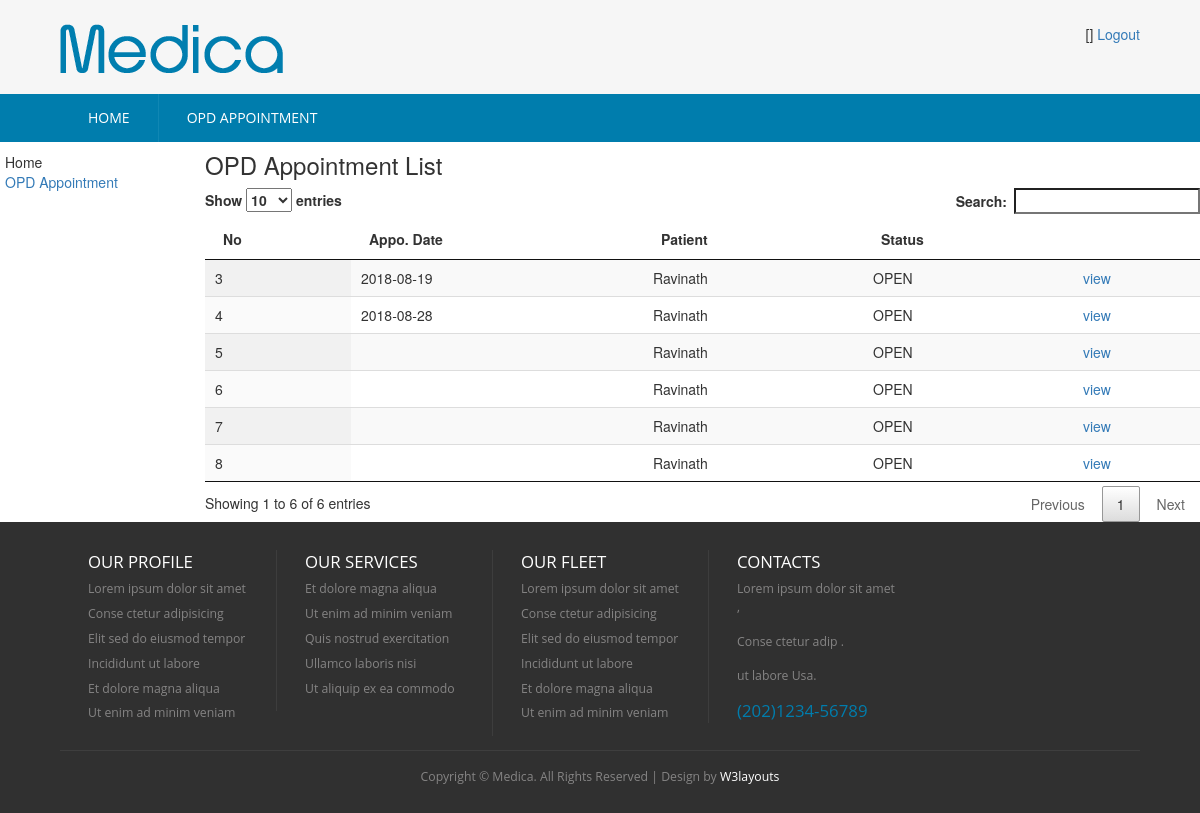
Page /index.php/opd_controller/getOPDAppointment on the committed database.
### tables this page shows
CREATE TABLE `hms_opd_appointment` (
  `id` int(5) NOT NULL AUTO_INCREMENT,
  `patient_id` int(5) DEFAULT NULL,
  `appointment_date` varchar(30) DEFAULT NULL,
  `status_code` varchar(20) DEFAULT NULL,
  `created_date` timestamp NOT NULL DEFAULT current_timestamp() ON UPDATE current_timestamp(),
  `created_user` int(5) DEFAULT NULL,
  `updated_user` int(5) DEFAULT NULL,
  `fee` int(5) DEFAULT NULL,
  PRIMARY KEY (`id`)
);

CREATE TABLE `hms_patient` (
  `id` int(5) NOT NULL AUTO_INCREMENT,
  `first_name` varchar(100) DEFAULT NULL,
  `last_name` varchar(100) DEFAULT NULL,
  `telephone` varchar(20) DEFAULT NULL,
  `dob` varchar(25) DEFAULT NULL,
  `email` varchar(50) DEFAULT NULL,
  `pword` text DEFAULT NULL,
  `status_code` varchar(20) DEFAULT 'ACTIVE',
  `user_role` varchar(20) DEFAULT 'PATIENT',
  `created_date` timestamp NULL DEFAULT current_timestamp(),
  PRIMARY KEY (`id`)
);

### application/controllers/OPD_Controller.php (called while the page is built, shortened)
<?php
class OPD_Controller extends CI_Controller {
    public function getOPDAppointment() {
        $this->load->model(array('OPDAppointment'));
        $oPDAppointment = new OPDAppointment();
        $oPDAppointmentList = $oPDAppointment->getOPDAppointmentList();
        $data['oPDAppointmentList'] = $oPDAppointmentList;
        $this->load->view('opd/opd_appointment_list', $data);
    }
}

### index.php (called while the page is built, shortened)
<?php
require_once BASEPATH.'core/CodeIgniter.php';

### application/models/OPDAppointment.php (called while the page is built, shortened)
<?php
class OPDAppointment extends MY_Model {
    public function getOPDAppointmentList() {
        $this->db->select('hms_opd_appointment.*,hms_patient.first_name');
        $this->db->from('hms_opd_appointment');
        $this->db->join('hms_patient','hms_patient.id = hms_opd_appointment.patient_id');
        $this->db->order_by('hms_opd_appointment.id', 'desc');
        $query = $this->db->get();
        if ($query->num_rows() > 0) {
            return $query->result();
        } else {
            return FALSE;
        }
    }
}

### application/views/opd/opd_appointment_list.php (the view, shortened to what this page needs)
<!DOCTYPE HTML>
<html>
    <head>
        <link href="<?php echo base_url('css/style.css'); ?>" rel="stylesheet" type="text/css"  media="all" />
        <link href="<?php echo base_url('css/bootstrap.css'); ?>" rel="stylesheet" type="text/css"/>
        <link rel="stylesheet" href="<?php echo base_url('css/responsiveslides.css') ?>">
    </head>
    <body>
        <div class="header">
            <div class="main-header">
                <div class="wrap">
                    <?php $this->load->view('opd/_head_opd'); ?>
                </div>
            </div>
            <div class="top-nav">
                <div class="wrap">
                    <ul>
                        <?php $this->load->view('opd/_menu_opd'); ?>
                    </ul>
                </div>
            </div>
        </div>
        <div class="content">
            <div class="row">
                <div class="col-md-2">
                    <?php $this->load->view('opd/_tree_opd'); ?>
                </div>
                <div class="col-md-10">
                    <h3>OPD Appointment List</h3>
                    <table id="example" class="display" cellspacing="0" width="100%">
                        <thead>
                            <tr>
                                <th>No</th>
                                <th>Appo. Date</th>
                                <th>Patient</th>
                                <th>Status</th>
                                <th></th>
                            </tr>
                        </thead>
                        <tbody>
                            <?php
                            foreach ($oPDAppointmentList as $value) {
                                ?>
                                <tr>
                                    <td><?= $value->id ?></td>
                                    <td><?= $value->appointment_date ?></td>
                                    <td><?= $value->first_name ?></td>
                                    <td><?= $value->status_code ?></td>
                                    <td><a href="<?= base_url('OPD_Controller/getOPDAppointmentDetail/'.$value->id) ?>">view</a></td>
                                </tr>
                                <?php
                            }
                            ?>
                        </tbody>
                    </table>
                    <link href="<?= base_url('css/jquery.dataTables.min.css') ?>" rel="stylesheet" type="text/css"/>
                </div>
            </div>
        </div>
        <div class="footer">
            <div class="wrap">
                <div class="footer-grids">
                    <div class="footer-grid">
                        <h3>OUR Profile</h3>
                        <ul>
                            <li><a href="#">Lorem ipsum dolor sit amet</a></li>
                            <li><a href="#">Conse ctetur adipisicing</a></li>
                            <li><a href="#">Elit sed do eiusmod tempor</a></li>
                            <li><a href="#">Incididunt ut labore</a></li>
                            <li><a href="#">Et dolore magna aliqua</a></li>
                            <li><a href="#">Ut enim ad minim veniam</a></li>
                        </ul>
                    </div>
                    <div class="footer-grid">
                        <h3>Our Services</h3>
                        <ul>
                            <li><a href="#">Et dolore magna aliqua</a></li>
                            <li><a href="#">Ut enim ad minim veniam</a></li>
                            <li><a href="#">Quis nostrud exercitation</a></li>
                            <li><a href="#">Ullamco laboris nisi</a></li>
                            <li><a href="#">Ut aliquip ex ea commodo</a></li>
                        </ul>
                    </div>
                    <div class="footer-grid">
                        <h3>OUR FLEET</h3>
                        <ul>
                            <li><a href="#">Lorem ipsum dolor sit amet</a></li>
                            <li><a href="#">Conse ctetur adipisicing</a></li>
                            <li><a href="#">Elit sed do eiusmod tempor</a></li>
                            <li><a href="#">Incididunt ut labore</a></li>
                            <li><a href="#">Et dolore magna aliqua</a></li>
                            <li><a href="#">Ut enim ad minim veniam</a></li>
                        </ul>
                    </div>
                    <div class="footer-grid">
                        <h3>CONTACTS</h3>
                        <p>Lorem ipsum dolor sit amet ,</p>
                        <p>Conse ctetur adip .</p>
                        <p>ut labore Usa.</p>
                        <span>(202)1234-56789</span>
                    </div>
                </div>
                <div class="copy-tight">
                    <p>Copyright &copy; Medica. All Rights Reserved | Design by <a href="http://w3layouts.com/">W3layouts</a></p>
                </div>
            </div>
        </div>
    </body>
</html>

### application/views/opd/_head_opd.php (shortened to what this page needs)
<div class="logo">
    <a href="#"><img src="<?php echo base_url('images/logo.png');?>" title="logo" /></a>
</div>
<div class="social-links">
    <ul>
        <li>[<?php echo $this->session->userdata('userbean')->user_role ?>]</li>
        <li><a href="<?php echo base_url('User_Controller/logout');?>">Logout</a></li>
    </ul>
</div>

### application/views/opd/_menu_opd.php
<li><a href="<?php echo base_url('User_Controller/loadHome');?>">Home</a></li>
<li><a href="<?php echo base_url('Patient_Controller/');?>">OPD Appointment</a></li>

### application/views/opd/_tree_opd.php
<ul style="padding-left: 5px">
    <li> Home</li>
    <li> <a href="<?php echo base_url('OPD_Controller/getOPDAppointment'); ?>"> OPD Appointment </a></li>
</ul>

### css/style.css (style rules this page uses)
html,body,div,span,applet,object,iframe,h1,h2,h3,h4,h5,h6,p,blockquote,pre,a,abbr,acronym,address,big,cite,code,del,dfn,em,img,ins,kbd,q,s,samp,small,strike,strong,sub,sup,tt,var,b,u,i,dl,dt,dd,ol,nav ul,nav li,fieldset,form,label,legend,table,caption,tbody,tfoot,thead,tr,th,td,article,aside,canvas,details,embed,figure,figcaption,footer,header,hgroup,menu,nav,output,ruby,section,summary,time,mark,audio,video { margin:0;padding:0;border:0;font-size:100%;font:inherit;vertical-align:baseline; }
ol,ul { list-style:none;margin:0px;padding:0px; }
table { border-collapse:collapse;border-spacing:0; }
a { text-decoration:none; }
img { max-width:100%; }
body { background: #F6F6F6; }
.wrap { width:80%; margin:0 auto; }
.main-header { padding: 1.7em 0 1.5em 0; background: #F6F6F6; }
.logo { float:left; }
.logo img { display:block; }
.social-links { float:right; }
.social-links ul li { display:inline-block; }
.top-nav { background:#007DAD; }
.top-nav ul li { display:inline-block; float: left; border-left: 1px ridge #1087B4; }
.top-nav ul li:nth-child(1) { border:none; }
.top-nav li a { font-size: 1em; font-family: 'Open Sans', sans-serif; color: #FFF; background: #007DAD; text-transform: uppercase; padding: 1em 2em; display: block; transition: 0.5s ease; -o-transition: 0.5s ease; -webkit-transition: 0.5s ease; }
.footer { padding: 2em 0 1em 0; background:#303030; }
.footer-grid { float: left; width: 20%; border-left: 1px solid rgba(153, 153, 153, 0.13); padding: 0px 28px; }
.footer-grid:first-child { border:none; }
.footer-grid ul li a,.footer-grid p { color: #858484; font-size: 0.875em; font-family: 'Open Sans', sans-serif; transition: 0.5s ease; -o-transition: 0.5s ease; -webkit-transition: 0.5s ease; padding: 0.3em 0; display: block; }
.footer-grid span { font-size:1.2em; font-family: 'Open Sans', sans-serif; color:#007DAD; }
.footer-grid h3 { font-family: 'Open Sans', sans-serif; color:#FFF; font-size:1.2em; text-transform: uppercase; margin: 0.2em 0 0.3em 0; }
.copy-tight { text-align: center; padding: 1em 0 0 0; border-top: 1px solid rgba(153, 153, 153, 0.13); margin-top: 1em; }
.copy-tight p { color: #858484; font-size: 0.875em; font-family: 'Open Sans', sans-serif; padding: 0.3em 0; display: block; }
.copy-tight p a { color:#FFF; transition: 0.5s ease; -o-transition: 0.5s ease; -webkit-transition: 0.5s ease; }
@media (max-width: 1366px) { .wrap { width:90%; } }

### rows in the picture
hms_opd_appointment: id "8", hms_patient.first_name "Ravinath", status_code "OPEN"
hms_opd_appointment: id "7", hms_patient.first_name "Ravinath", status_code "OPEN"
hms_opd_appointment: id "6", hms_patient.first_name "Ravinath", status_code "OPEN"
hms_opd_appointment: id "5", hms_patient.first_name "Ravinath", status_code "OPEN"
hms_opd_appointment: id "4", appointment_date "2018-08-28", hms_patient.first_name "Ravinath", status_code "OPEN"
hms_opd_appointment: id "3", appointment_date "2018-08-19", hms_patient.first_name "Ravinath", status_code "OPEN"
